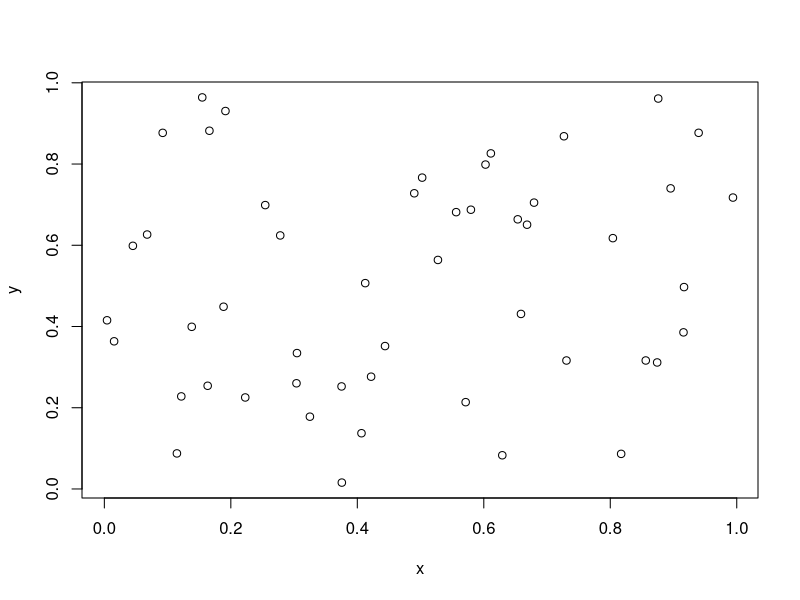

Recreate this plot in R. (Note: this script raises an error after producing the figure.)
x<-runif(50)
y<-runif(50)
kavi<-cbind(x,y)
plot(kavi)
km<-kmeans(kavi,4)
windows()
km<-kmeans.ani(kavi,4)
wss<-c()
for(i in 2:15)wss[i]<-sum(kmeans(kavi,centers=i)$withinss)
plot(1:15,wss,type="b",xlab="No of Clusters",ylab="Avg distance")